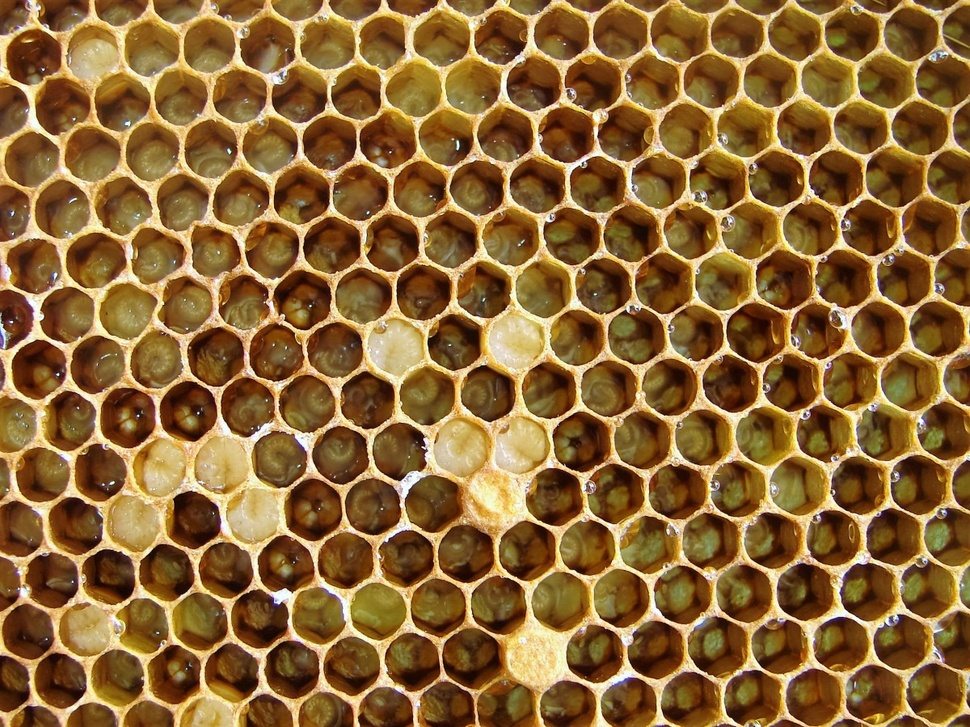
%> input picture Segmentation of honey combs/honeycomb.jpg, 970 x 727 px, shrunk from 1200 x 899 before the run
$ octave segment_honey.m   (GNU Octave 9; MATLAB toolbox functions it lacks are replaced by stand-ins)
%> lines starting %> are read from the running program, lines starting %| are printed output that depends on the picture; in (x1, y1, x2, y2) boxes, pixels count from 0 and x2, y2 are one past the last pixel; in counts of white or black regions, pixels touching at a corner belong together; the program's own positions count from 1
im = imread('task1/honeycomb.jpg');
%> im is the input picture: size 727x970x3 uint8; mean R, G, B 139.5, 102.5, 54.4
im= rgb2gray(im);
%> im: size 727x970 uint8
im=imgaussfilt(im,0.8);
F=[0 -1 0;
   -1 4 -1;
   0 -1 0];
im=conv2(im,F);
%> im: size 729x972 double
I= im>(0.02*max(im));
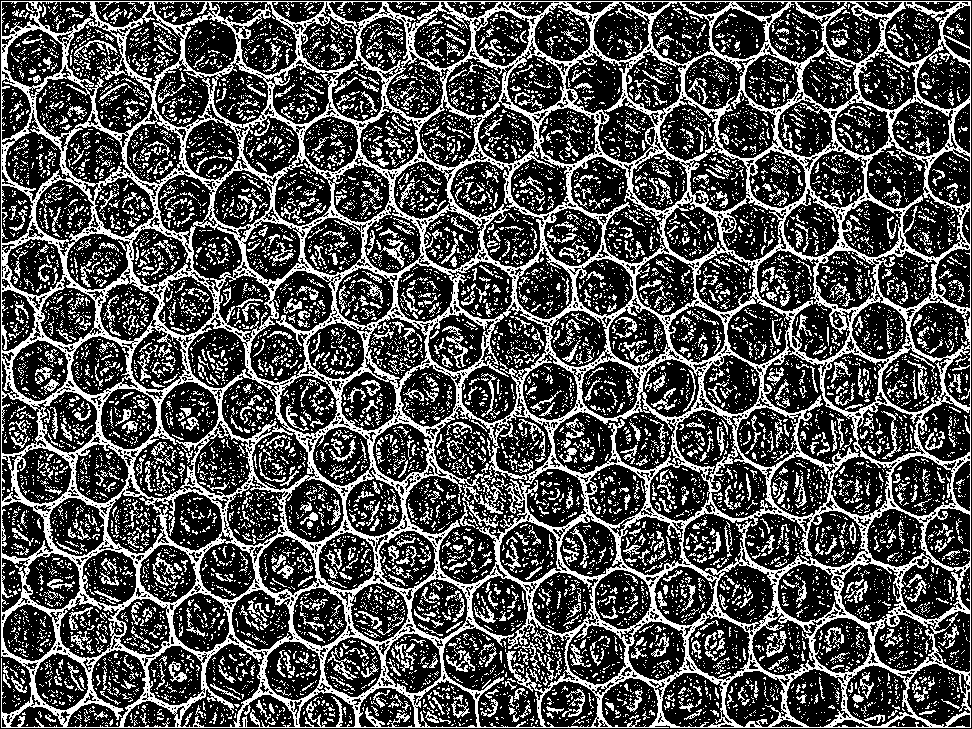
%> I: size 729x972 logical; 31.1% white in thin lines or dots
se = strel('disk',1);
B=imopen(~I,se);
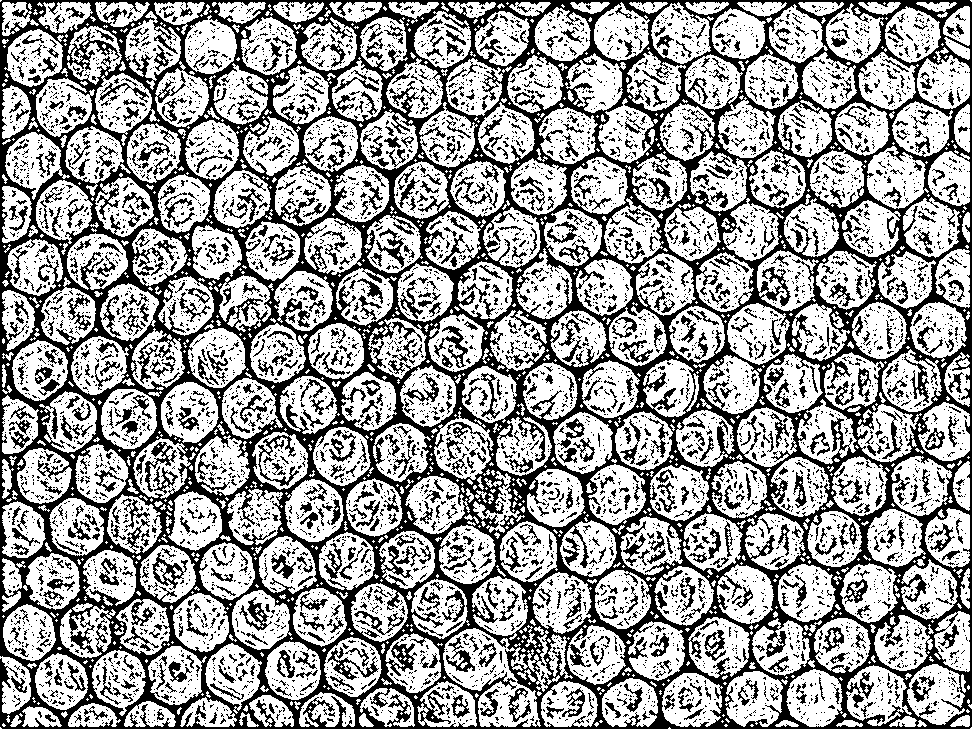
%> B: size 729x972 logical; 62.6% white; 7316 black regions (6271 under 20 px), largest, box (x1, y1, x2, y2) and area: (0, 0, 972, 729) 172742, (327, 647, 379, 680) 431, (434, 326, 468, 368) 428
[A, nr]=bwlabel(B);
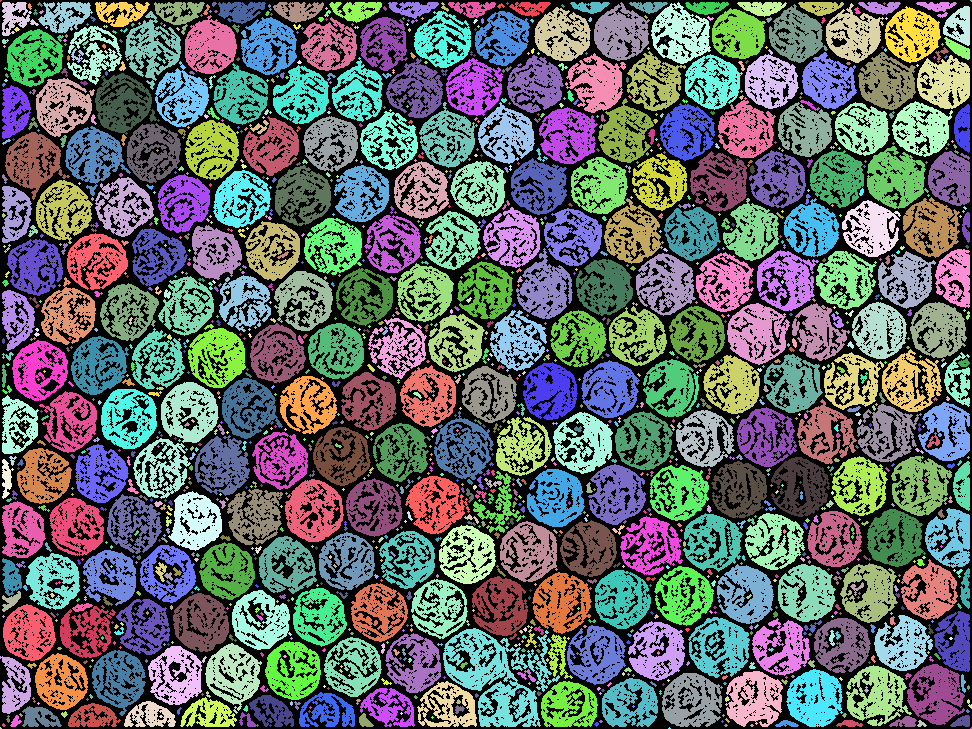
%> A: size 729x972 double; 1330 distinct labels, from 0 to 1329; one colour per label, 0 black
%> nr = 1329
M=zeros(size(A));

for kk = 1:nr
    if nnz(A==kk)>500
        M=M+(randi(500)+50)*(A==kk);
    end
end
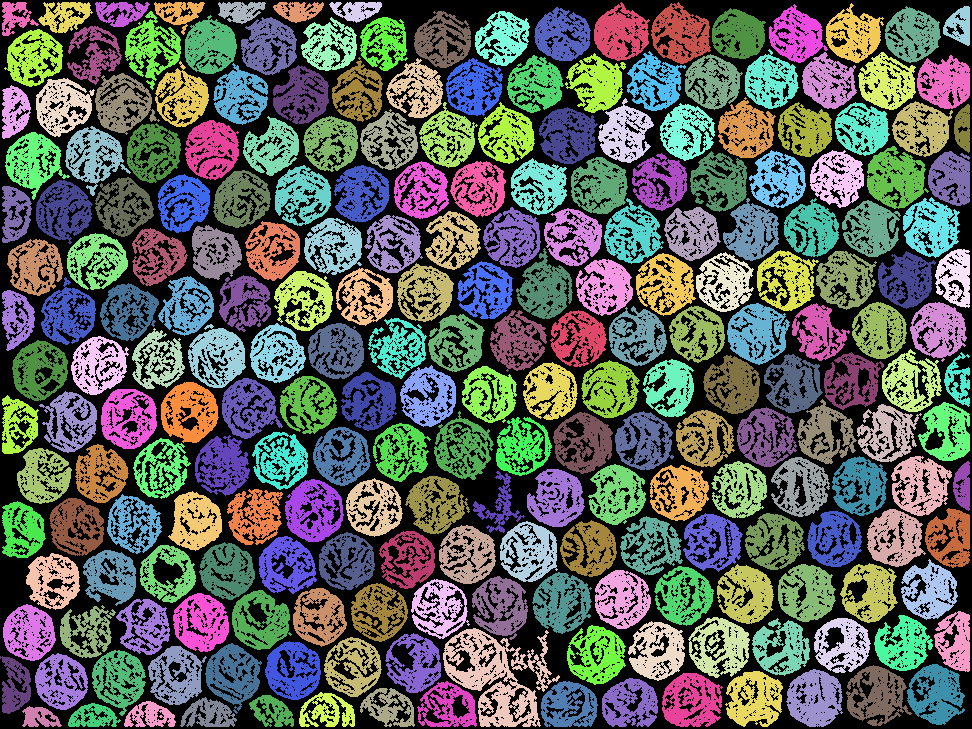
%> M: size 729x972 double; 184 distinct labels, from 0 to 549; one colour per label, 0 black
se=strel('disk',1);
M=imclose(M,se);
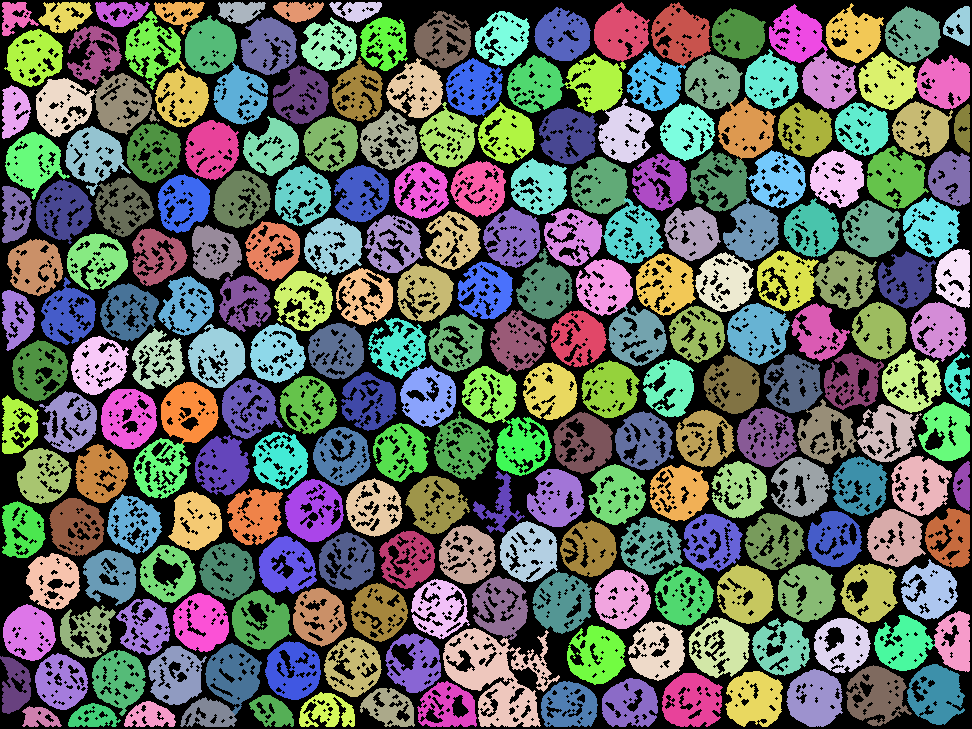
%> M: size 729x972 double; 184 distinct labels, from 0 to 549; one colour per label, 0 black
imagesc(M)
colormap('jet')
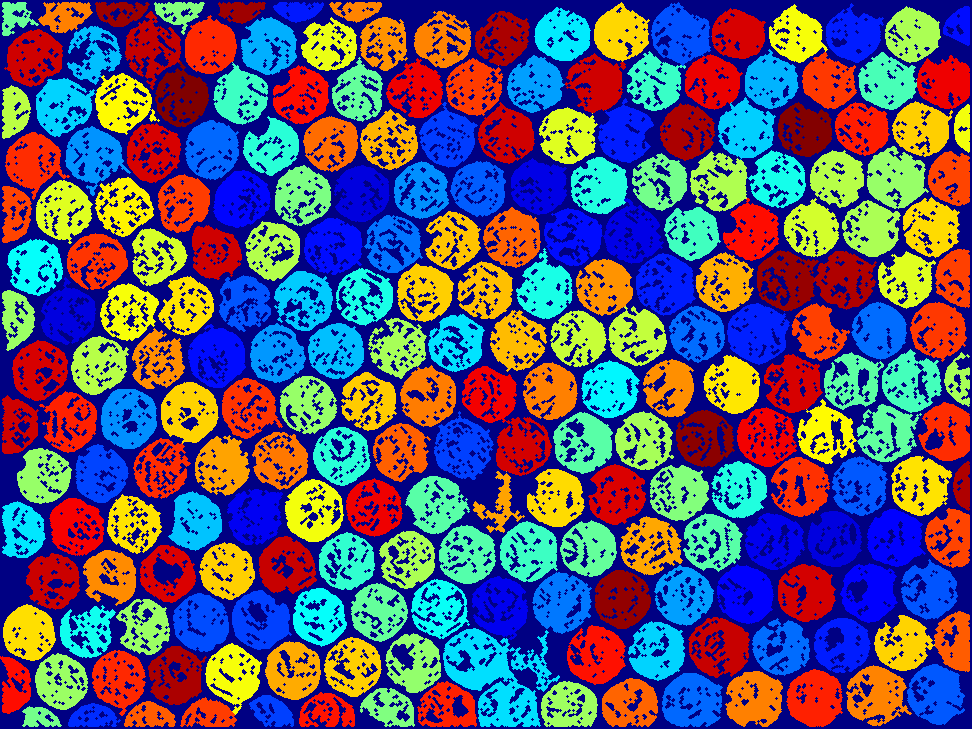
%> displayed picture: size 729x972x3, on the screen's scale of 0 to 255; mean R, G, B 92.5, 88.3, 113.8
